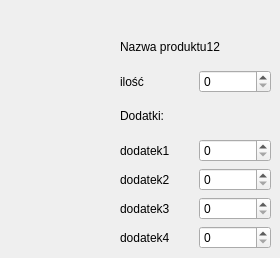
   <widget class="QWidget" name="page_12">
    <widget class="QWidget" name="layoutWidget_13">
     <property name="geometry">
      <rect>
       <x>120</x>
       <y>30</y>
       <width>151</width>
       <height>219</height>
      </rect>
     </property>
     <layout class="QVBoxLayout" name="verticalLayout_29">
      <item>
       <widget class="QLabel" name="label_197">
        <property name="text">
         <string>Nazwa produktu12</string>
        </property>
       </widget>
      </item>
      <item>
       <layout class="QHBoxLayout" name="horizontalLayout_141">
        <item>
         <widget class="QLabel" name="label_198">
          <property name="text">
           <string>ilość</string>
          </property>
         </widget>
        </item>
        <item>
         <widget class="QSpinBox" name="spinBox_141"/>
        </item>
       </layout>
      </item>
      <item>
       <widget class="QLabel" name="label_199">
        <property name="text">
         <string>Dodatki:</string>
        </property>
       </widget>
      </item>
      <item>
       <layout class="QHBoxLayout" name="horizontalLayout_142">
        <item>
         <widget class="QLabel" name="label_200">
          <property name="text">
           <string>dodatek1</string>
          </property>
         </widget>
        </item>
        <item>
         <widget class="QSpinBox" name="spinBox_142"/>
        </item>
       </layout>
      </item>
      <item>
       <layout class="QHBoxLayout" name="horizontalLayout_143">
        <item>
         <widget class="QLabel" name="label_201">
          <property name="text">
           <string>dodatek2</string>
          </property>
         </widget>
        </item>
        <item>
         <widget class="QSpinBox" name="spinBox_143"/>
        </item>
       </layout>
      </item>
      <item>
       <layout class="QHBoxLayout" name="horizontalLayout_144">
        <item>
         <widget class="QLabel" name="label_202">
          <property name="text">
           <string>dodatek3</string>
          </property>
         </widget>
        </item>
        <item>
         <widget class="QSpinBox" name="spinBox_144"/>
        </item>
       </layout>
      </item>
      <item>
       <layout class="QHBoxLayout" name="horizontalLayout_145">
        <item>
         <widget class="QLabel" name="label_203">
          <property name="text">
           <string>dodatek4</string>
          </property>
         </widget>
        </item>
        <item>
         <widget class="QSpinBox" name="spinBox_145"/>
        </item>
       </layout>
      </item>
     </layout>
    </widget>
   </widget>
